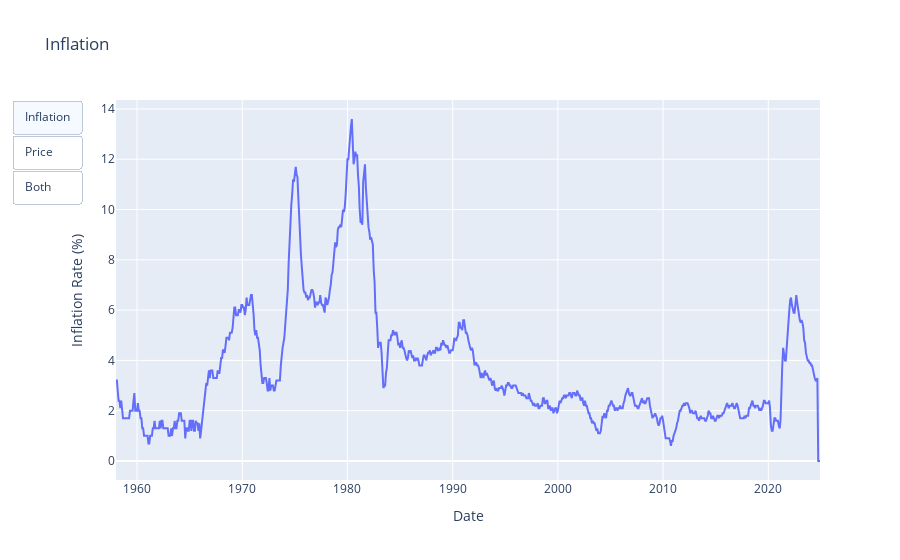

The cell this chart's notebook holds for it:
### Code cell
fig = px.line(
    dfInflationNormalized, 
    x='Date', 
    y='Inflation', 
    title='Inflation Rate Over Time', 
    labels={'Inflation': 'Inflation Rate (%)'}, 
    template='plotly'
)


#just experimenting with buttons here
#I would love to try to use this custom CSS I wrote for a website a while ago that had styled buttons
#But that is for future me to do
fig.update_layout(
    updatemenus=[
        dict(
            type="buttons",
            direction="down",
            buttons=list([
                dict(
                    label="Inflation",
                    method="update",
                    args=[{"visible": [True, False]}, {"title": "Inflation"}]
                ),
                dict(
                    label="Price",
                    method="update",
                    args=[{"visible": [False, True]}, {"title": "Price"}]
                ),
                dict(
                    label="Both",
                    method="update",
                    args=[{"visible": [True, True]}, {"title": "Inflation & Price"}]
                )
            ]),
        ),
    ]
)

# Display the plot
fig.show()

### Figure 1 — Plotly figure (JSON) as saved in the notebook; plotly's stock layout.template omitted (floating-point values rounded to 4 significant figures; data arrays with more than 128 entries replaced by an {"elided": "..."} marker saying what was removed)
{"data": [{"hovertemplate": "Date=%{x}<br>Inflation Rate (%)=%{y}<extra></extra>", "legendgroup": "", "line": {"color": "#636efa", "dash": "solid"}, "marker": {"symbol": "circle"}, "mode": "lines", "name": "", "orientation": "v", "showlegend": false, "type": "scatter", "visible": true, "x": {"elided": "804 str values"}, "xaxis": "x", "y": {"elided": "804 float values"}, "yaxis": "y"}], "layout": {"autosize": true, "legend": {"tracegroupgap": 0}, "title": {"text": "Inflation"}, "updatemenus": [{"active": 0, "buttons": [{"args": [{"visible": [true, false]}, {"title": "Inflation"}], "label": "Inflation", "method": "update"}, {"args": [{"visible": [false, true]}, {"title": "Price"}], "label": "Price", "method": "update"}, {"args": [{"visible": [true, true]}, {"title": "Inflation & Price"}], "label": "Both", "method": "update"}], "direction": "down", "type": "buttons"}], "xaxis": {"anchor": "y", "autorange": true, "domain": [0, 1], "range": ["1958-01-01", "2024-12-01"], "title": {"text": "Date"}, "type": "date"}, "yaxis": {"anchor": "x", "autorange": true, "domain": [0, 1], "range": [-0.7556, 14.36], "title": {"text": "Inflation Rate (%)"}, "type": "linear"}}}
